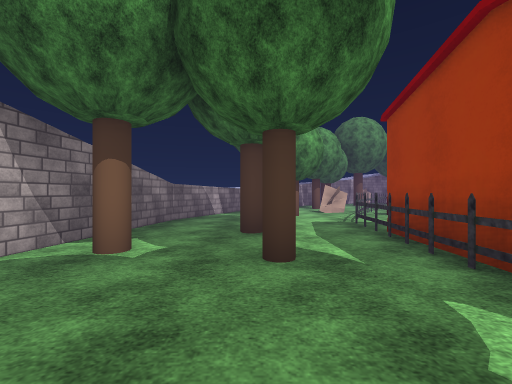
[1] (above)

20 first-person views from a walk through a scene from a Unity 3-D project. The camera is 1.3 m above the floor, looks level and sees 90° across. The floor is counted in squares, 2 m on a side. Each view is taken from the middle of a square. On the plan, view 1 faces up. The plan holds only what a view shows up to about 9 squares ahead; the rest is blank. The place goes on beyond the plan. Some trees and plants on the terrain are drawn as simple stand-ins. The player character is not drawn. Some surface patterns are stand-ins.

[2]
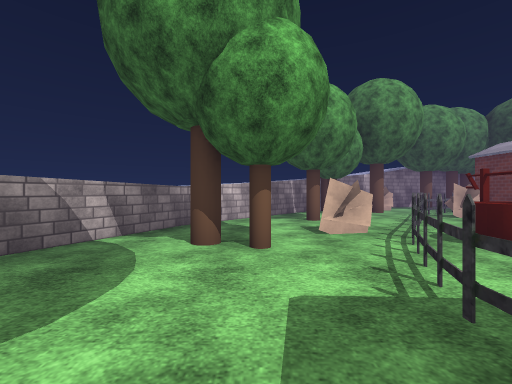

[3]
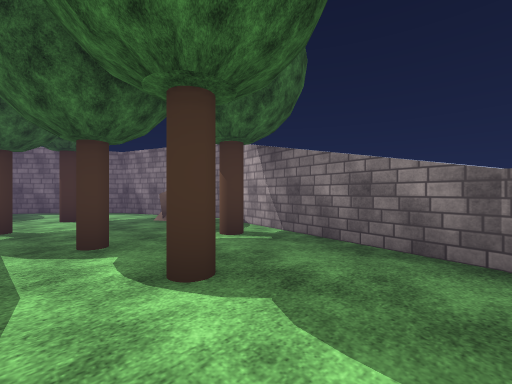

[4]
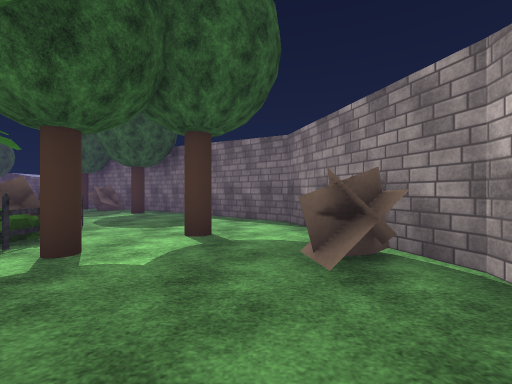

[5]
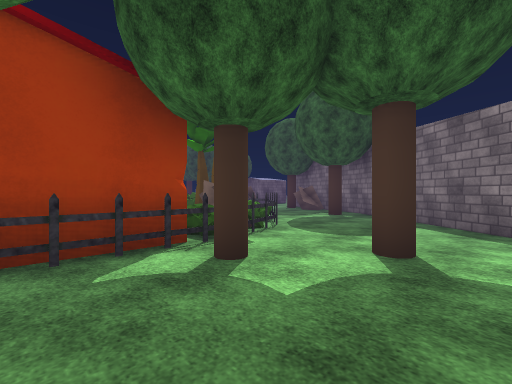

[6]
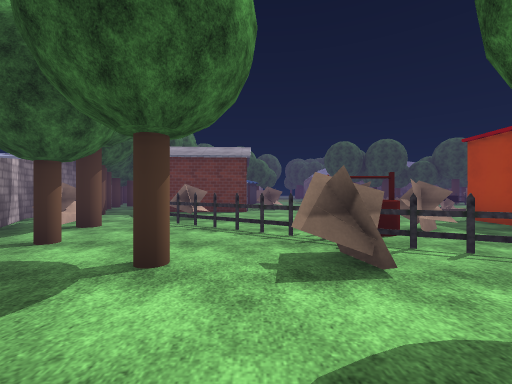

[7]
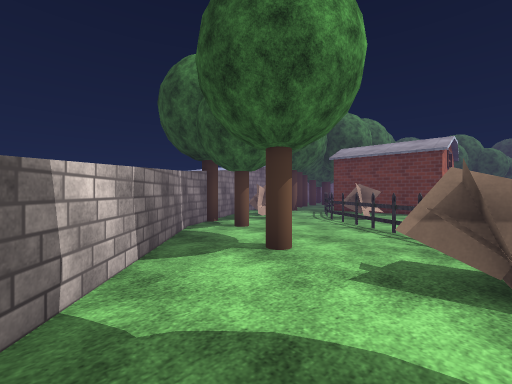

[8]
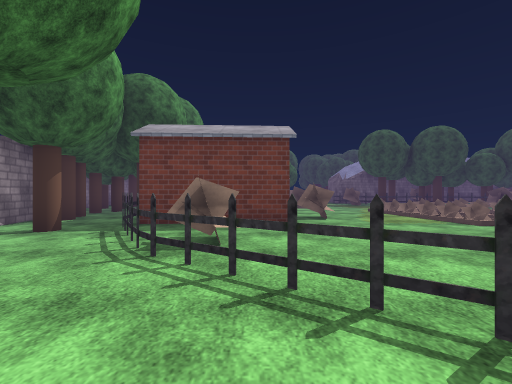

[9]
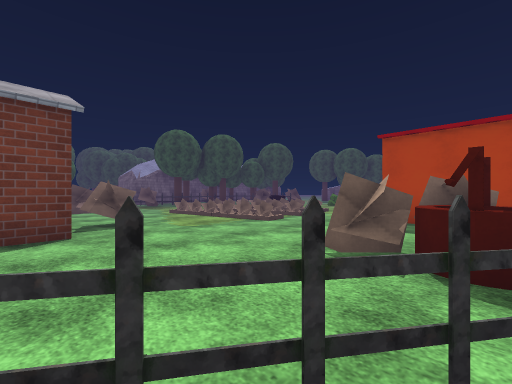

[10]
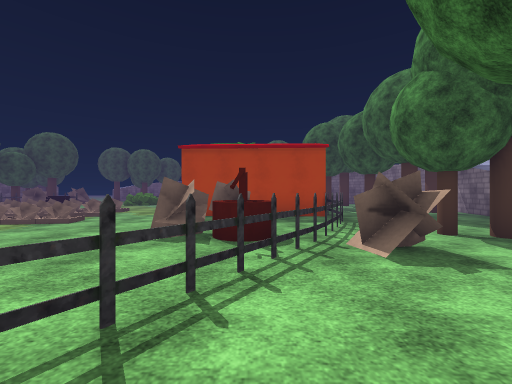

[11]
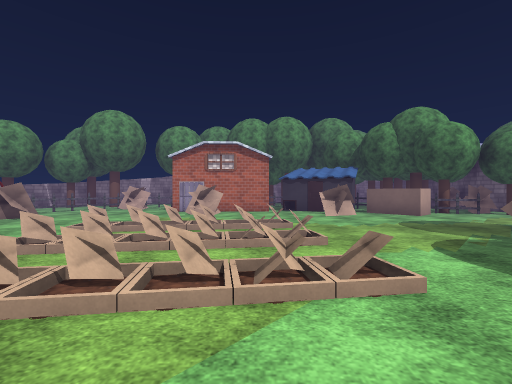

[12]
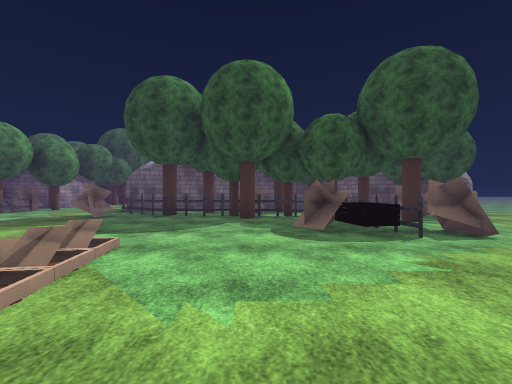

[13]
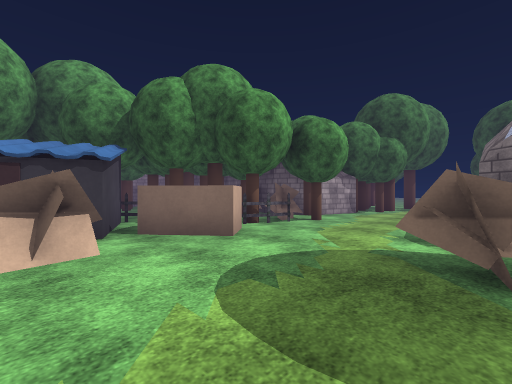

[14]
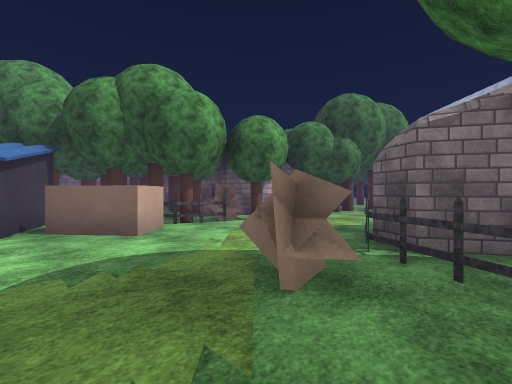

[15]
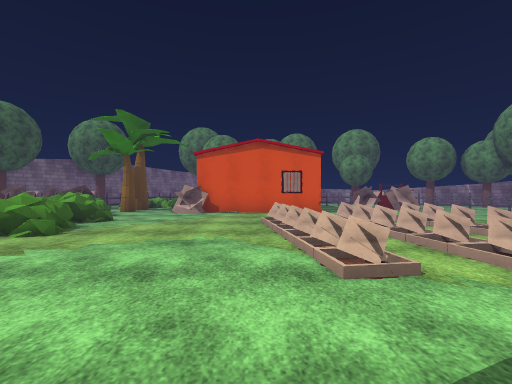

[16]
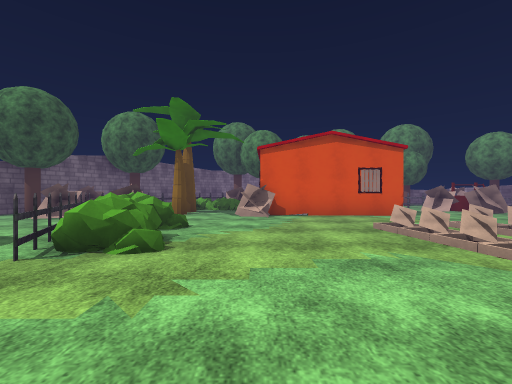

[17]
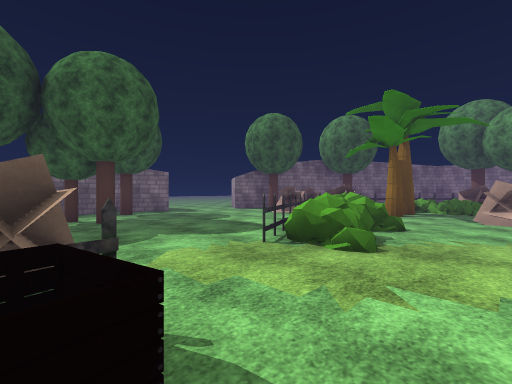

[18]
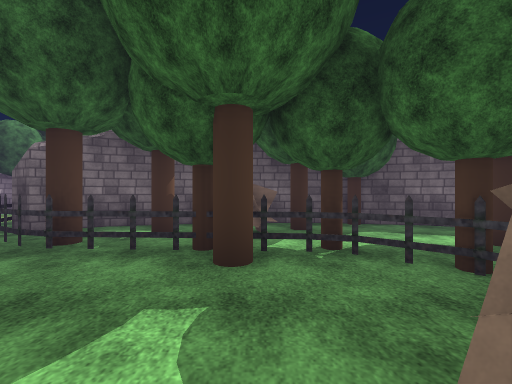

[19]
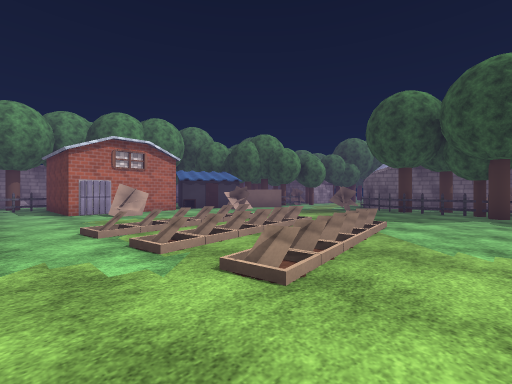

[20]
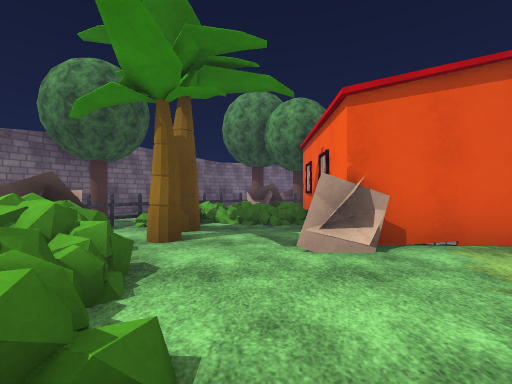

### Floor plan
Key: @ floor where view 1 was taken; # wall or solid block; . floor; = window, fence, low wall or low ledge; ^ raised ledge; T thing the floor can be seen under or through; R tree; H house; O other object.
Columns run from 3 left of view 1 to 22 right of it. Each row starts with its distance up from view 1.
 14        ###R   RRO RR
 13       R.OOR## ROR RR O
 12     ##R.R####     RRRR
 11    ##...TOO.#     #.RR#
 10   ##.R..T...#######RRR#
  9   #....T=...#....#^^RR##RR
  8  ##..OOT....OO..OO^..O...R
  7  #.RR.TTO.................
  6  ^....=O....OOO.........
  5 ##...#.....O.......O##
  4 #..R.#####..OOO....#.#
  3 #R.R.#   H..OOOO...RR#
  2 #....#   #.........RR#
  1 #O...#   #........R#O#
  0 #..@R### O.......O#RRR
 -1 #..R.#O=.....=..##R..R
 -2 ##....=###====..O.RR.#
 -3  ##....=###==......O #
 -4   ##...####..... ..RR#
 -5    ###R. OO.....  ..##
 -6      ##O  ....R.   ..
 -7       ##R  ....R
 -8             .R.
 -9             ####

Where each view was taken, in squares from view 1:
view 1: 0 up, 0 right, facing up
view 2: 4 up, 1 right, facing up
view 3: 6 up, 1 right, facing down-left
view 4: 3 up, 1 left, facing down
view 5: 2 up, 1 left, facing down-right
view 6: 9 up, 0 right, facing right
view 7: 8 up, 0 right, facing up-right
view 8: 10 up, 3 right, facing right
view 9: 10 up, 4 right, facing down-right
view 10: 11 up, 4 right, facing down
view 11: 1 up, 11 right, facing up
view 12: 1 up, 9 right, facing right
view 13: 5 up, 13 right, facing up-right
view 14: 4 up, 14 right, facing up-right
view 15: 2 up, 14 right, facing left
view 16: 0 up, 13 right, facing left
view 17: 0 up, 13 right, facing down-left
view 18: 1 up, 13 right, facing right
view 19: 1 up, 7 right, facing up-right
view 20: 1 down, 9 right, facing left
